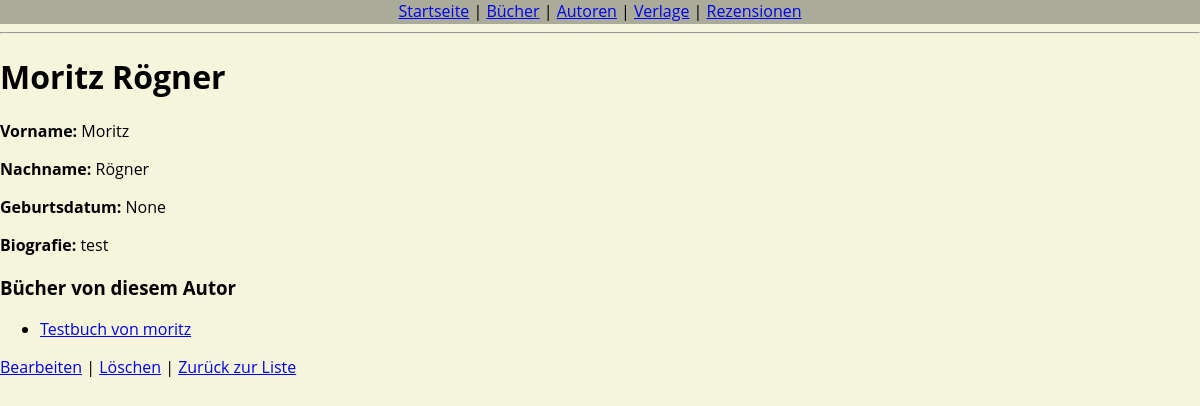
The app's page /authors/1/ with its own data.
### library/models.py (models this page shows, shortened)
class Author(models.Model):
    Vorname = models.CharField(max_length=100)
    Nachname = models.CharField(max_length=100)
    Geburtsdatum = models.DateField(null=True, blank=True)
    Biografie = models.TextField(blank=True)

class BookItem(models.Model):
    Titel = models.CharField(max_length=200)
    Author = models.ForeignKey(Author, on_delete=models.SET_NULL, null=True, blank=True)
    Veröffentlichungsdatum = models.DateField(default=date.today)
    Publisher = models.ForeignKey(Publisher, on_delete=models.CASCADE, null=True, blank=True)
    Genre = models.CharField(max_length=100, blank=True)
    Beschreibung = models.TextField(blank=True)

### library/views.py (the view)
# urls.py: path("authors/<int:pk>/", views.AuthorDetailView.as_view(), name="author_detail"),
class AuthorDetailView(DetailView):
    model = Author
    template_name = "library/author/author_detail.html"
    context_object_name = "author"
    def get_context_data(self, **kwargs):
        context = super().get_context_data(**kwargs)
        context['books'] = BookItem.objects.filter(Author=self.object)
        return context

### library/templates/library/author/author_detail.html
{% extends "library/base.html" %}
{% block content %}
  <h1>{{ object.Vorname }} {{ object.Nachname }}</h1>
  <p><strong>Vorname:</strong> {{ object.Vorname }}</p>
  <p><strong>Nachname:</strong> {{ object.Nachname }}</p>
  <p><strong>Geburtsdatum:</strong> {{ object.Geburtsdatum }}</p>
  <p><strong>Biografie:</strong> {{ object.Biografie }}</p>
  <h3>Bücher von diesem Autor</h3>
  <ul>
    {% for book in books %}
      <li>
        <a href="{% url 'book_detail' book.pk %}">{{ book.Titel }}</a>
      </li>
    {% empty %}
      <li>Keine Bücher vorhanden</li>
    {% endfor %}
    </ul>
  <p>
    <a href="{% url 'author_update' object.pk %}">Bearbeiten</a> |
    <a href="{% url 'author_delete' object.pk %}">Löschen</a> |
    <a href="{% url 'author_list' %}">Zurück zur Liste</a>
  </p>
{% endblock %}

### library/templates/library/base.html (style rules this page uses)
body { font-family: 'Open Sans', sans-serif; background-color: beige; margin: 0; }

### records on screen
Author: Vorname "Moritz", Nachname "Rögner", Geburtsdatum "None", Biografie "test"
BookItem: Titel "Testbuch von moritz"
